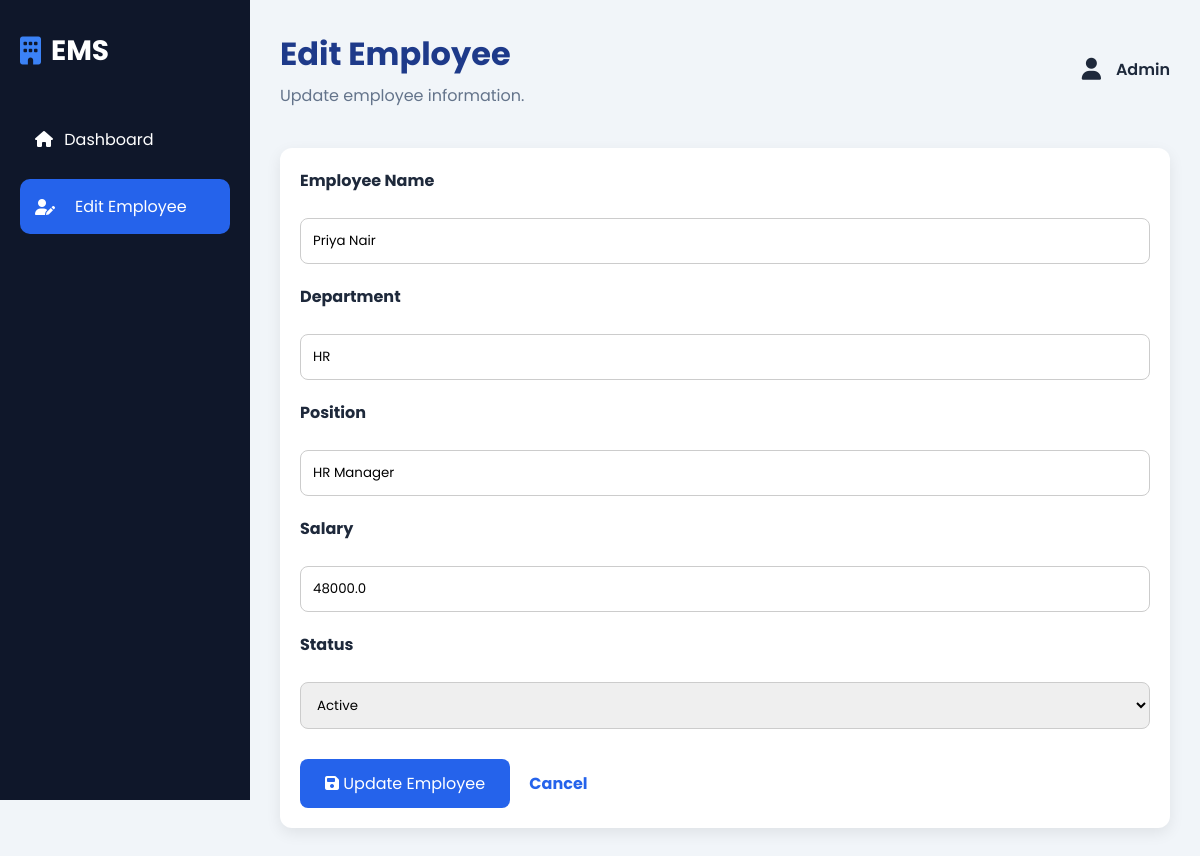
The app's page /edit/4 with its own data.
### tables this page shows
CREATE TABLE employees (
        id INTEGER PRIMARY KEY AUTOINCREMENT,
        name TEXT NOT NULL,
        department TEXT NOT NULL,
        position TEXT NOT NULL,
        salary REAL NOT NULL,
        status TEXT NOT NULL
    );

### app.py (the view, shortened to what this page needs)
@app.route("/edit/<int:id>", methods=["GET", "POST"])
def edit_employee(id):
    conn = get_db_connection()
    employee = conn.execute(
        "SELECT * FROM employees WHERE id=?",
        (id,)
    ).fetchone()
    if employee is None:
        conn.close()
        return "Employee Not Found"
    conn.close()
    return render_template(
        "edit_employee.html",
        employee=employee
    )

### app.py (called while the page is built)
def get_db_connection():
    conn = sqlite3.connect("employees.db")
    conn.row_factory = sqlite3.Row
    return conn

### templates/edit_employee.html (shortened to what this page needs)
{% extends "base.html" %}
{% block content %}
<div class="dashboard">
    <aside class="sidebar">
        <div class="logo">
            <i class="fa-solid fa-building"></i>
            <h2>EMS</h2>
        </div>
        <ul class="menu">
            <li>
                <a href="/" style="text-decoration:none;color:white;">
                    <i class="fa-solid fa-house"></i>
                    <span>Dashboard</span>
                </a>
            </li>
            <li class="active">
                <i class="fa-solid fa-user-pen"></i>
                <span>Edit Employee</span>
            </li>
        </ul>
    </aside>
    <main class="main-content">
        <header class="topbar">
            <div>
                <h1>Edit Employee</h1>
                <p>Update employee information.</p>
            </div>
            <div class="profile">
                <i class="fa-solid fa-user"></i>
                <span>Admin</span>
            </div>
        </header>
        <div class="table-section">
            <form method="POST">
                <div style="margin-bottom:20px;">
                    <label><strong>Employee Name</strong></label><br><br>
                    <input
                        type="text"
                        name="name"
                        value="{{ employee['name'] }}"
                        required
                        style="width:100%;padding:12px;border:1px solid #ccc;border-radius:8px;">
                </div>
                <div style="margin-bottom:20px;">
                    <label><strong>Department</strong></label><br><br>
                    <input
                        type="text"
                        name="department"
                        value="{{ employee['department'] }}"
                        required
                        style="width:100%;padding:12px;border:1px solid #ccc;border-radius:8px;">
                </div>
                <div style="margin-bottom:20px;">
                    <label><strong>Position</strong></label><br><br>
                    <input
                        type="text"
                        name="position"
                        value="{{ employee['position'] }}"
                        required
                        style="width:100%;padding:12px;border:1px solid #ccc;border-radius:8px;">
                </div>
                <div style="margin-bottom:20px;">
                    <label><strong>Salary</strong></label><br><br>
                    <input
                        type="number"
                        name="salary"
                        value="{{ employee['salary'] }}"
                        required
                        style="width:100%;padding:12px;border:1px solid #ccc;border-radius:8px;">
                </div>
                <div style="margin-bottom:30px;">
                    <label><strong>Status</strong></label><br><br>
                    <select
                        name="status"
                        style="width:100%;padding:12px;border:1px solid #ccc;border-radius:8px;">
                        <option value="Active"
                        {% if employee['status']=="Active" %}selected{% endif %}>
                        Active
                        </option>
                    </select>
                </div>
                <button
                    type="submit"
                    style="background:#2563eb;color:white;padding:12px 25px;border:none;border-radius:8px;cursor:pointer;font-size:16px;">
                    <i class="fa-solid fa-floppy-disk"></i>
                    Update Employee
                </button>
                <a
                    href="/"
                    style="margin-left:15px;text-decoration:none;color:#2563eb;font-weight:bold;">
                    Cancel
                </a>
            </form>
        </div>
    </main>
</div>
{% endblock %}

### static/css/style.css (style rules this page uses)
* { margin:0; padding:0; box-sizing:border-box; font-family:'Poppins',sans-serif; }
body { background:#f1f5f9; color:#1e293b; }
.dashboard { display:flex; }
.sidebar { width:250px; height:100vh; background:#0f172a; position:fixed; left:0; top:0; color:white; padding:30px 20px; }
.logo { display:flex; align-items:center; gap:10px; margin-bottom:40px; }
.logo i { font-size:28px; color:#3b82f6; }
.logo h2 { font-size:28px; }
.menu { list-style:none; }
.menu li { display:flex; align-items:center; gap:15px; padding:15px; margin-bottom:12px; border-radius:10px; cursor:pointer; transition:0.3s; }
.menu li i { width:25px; }
.menu .active { background:#2563eb; }
.main-content { margin-left:250px; width:calc(100% - 250px); padding:30px; }
.topbar { display:flex; justify-content:space-between; align-items:center; margin-bottom:40px; }
.topbar h1 { font-size:32px; color:#1e3a8a; }
.topbar p { margin-top:5px; color:#64748b; }
.profile { display:flex; align-items:center; gap:15px; }
.profile i { font-size:22px; cursor:pointer; }
.profile span { font-weight:600; }
.table-section { background:#ffffff; padding:25px; border-radius:18px; box-shadow:0 10px 25px rgba(0,0,0,0.08); overflow-x:auto; }
.card, .table-section, .toolbar { animation:fadeIn .8s ease; }
.table-section { background:#fff; padding:20px; border-radius:12px; box-shadow:0 5px 15px rgba(0,0,0,.08); }

### records on screen
employees: name "Priya Nair", department "HR", position "HR Manager", salary "48000.0", status "Active"
